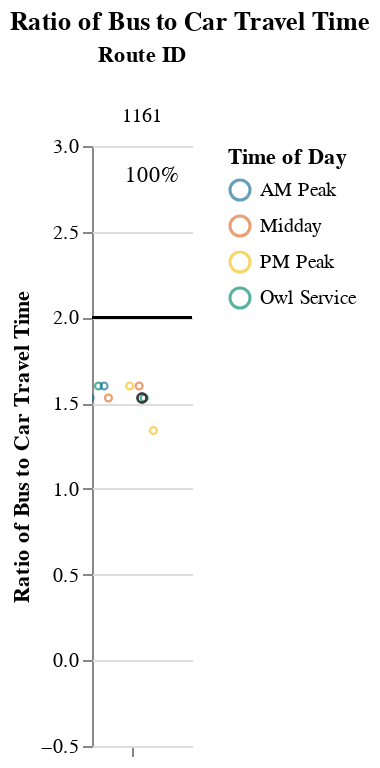
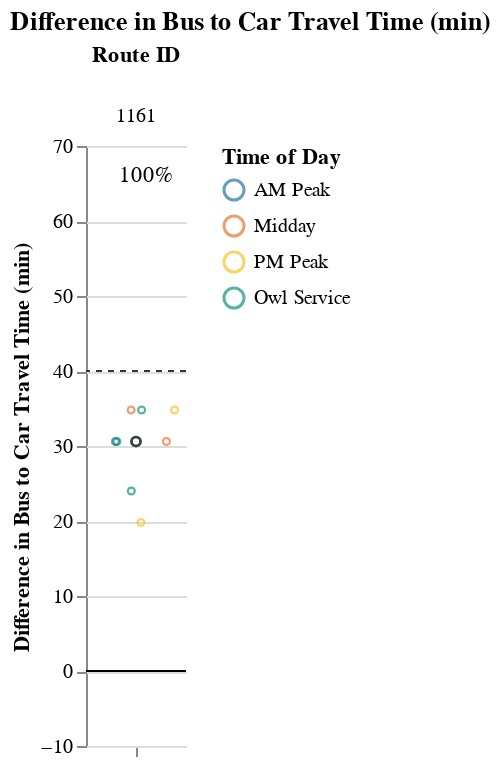

Write notebook code for charts like these, in order.
### Markdown cell above
### Long Routes (> 1.5 hrs)

### Code cell
route_group = "long"
try:
    display_charts_for_route_group(df, route_group)
except:
    print("No routes meet this criteria.")

### Figure 1 — Vega-Lite specification as saved in the notebook (floating-point values rounded to 4 significant figures)
{"config": {"view": {"continuousWidth": 400, "continuousHeight": 300, "stroke": null}, "facet": {"spacing": 0}}, "data": {"name": "data-59b2302dc6e4d3b7fe3033e1f94b8ee9"}, "facet": {"column": {"field": "route_id", "sort": ["1161"], "title": "Route ID", "type": "nominal"}}, "spec": {"layer": [{"mark": "rule", "encoding": {"color": {"value": "black"}, "y": {"field": "cutoff", "type": "quantitative"}}, "selection": {"selector005": {"type": "interval", "bind": "scales", "encodings": ["x", "y"]}}}, {"mark": {"type": "point", "opacity": 0.65, "size": 12, "strokeWidth": 1.1}, "encoding": {"color": {"field": "time_of_day", "scale": {"range": ["#136C97", "#E16B26", "#F6BF16", "#00896B", "#7790A3", "#5B559C"]}, "sort": ["AM Peak", "Midday", "PM Peak", "Owl Service"], "title": "Time of Day", "type": "nominal"}, "tooltip": [{"field": "route_id", "type": "nominal"}, {"field": "route_name", "type": "nominal"}, {"field": "trip_id", "type": "nominal"}, {"field": "service_hours", "type": "quantitative"}, {"field": "car_duration_hours", "type": "quantitative"}, {"field": "bus_multiplier", "type": "quantitative"}, {"field": "bus_difference", "type": "quantitative"}, {"field": "num_trips", "type": "quantitative"}, {"field": "num_competitive", "type": "quantitative"}, {"field": "pct_trips_competitive", "type": "quantitative"}, {"field": "p25", "type": "quantitative"}, {"field": "p50", "type": "quantitative"}, {"field": "p75", "type": "quantitative"}], "x": {"axis": {"grid": false, "labels": false, "ticks": true, "values": [0]}, "field": "jitter", "scale": {}, "title": null, "type": "quantitative"}, "y": {"field": "bus_multiplier", "scale": {"domain": [-0.25, 3.0]}, "title": "Ratio of Bus to Car Travel Time", "type": "quantitative"}}, "transform": [{"calculate": "sqrt(-2*log(random()))*cos(2*PI*random())", "as": "jitter"}], "width": 50}, {"layer": [{"mark": {"type": "point", "opacity": 0.6, "size": 20, "strokeWidth": 1.3}, "encoding": {"color": {"value": "#323434"}, "y": {"field": "bus_multiplier", "type": "quantitative"}}, "transform": [{"filter": "(datum.p50_trip === 1)"}]}, {"mark": {"type": "text", "align": "center", "baseline": "middle"}, "encoding": {"color": {"value": "black"}, "text": {"field": "pct_trips_competitive", "format": ".0%", "type": "quantitative"}, "tooltip": [{"field": "route_id", "type": "nominal"}, {"field": "route_name", "type": "nominal"}, {"field": "trip_id", "type": "nominal"}, {"field": "service_hours", "type": "quantitative"}, {"field": "car_duration_hours", "type": "quantitative"}, {"field": "bus_multiplier", "type": "quantitative"}, {"field": "bus_difference", "type": "quantitative"}, {"field": "num_trips", "type": "quantitative"}, {"field": "num_competitive", "type": "quantitative"}, {"field": "pct_trips_competitive", "type": "quantitative"}, {"field": "p25", "type": "quantitative"}, {"field": "p50", "type": "quantitative"}, {"field": "p75", "type": "quantitative"}], "x": {"value": 30}, "y": {"value": 15}}, "transform": [{"calculate": "sqrt(-2*log(random()))*cos(2*PI*random())", "as": "jitter"}, {"filter": "(datum.fastest_trip === 1)"}]}]}]}, "resolve": {"scale": {"y": "shared"}}, "title": "Ratio of Bus to Car Travel Time", "$schema": "https://vega.github.io/schema/vega-lite/v4.17.0.json", "datasets": {"data-59b2302dc6e4d3b7fe3033e1f94b8ee9": [{"calitp_itp_id": 146, "trip_key": -2938986463235106552, "trip_id": "t_1270746_b_33402_tn_0", "shape_id": "p_3083", "route_id": "1161", "service_hours": 1.3, "trip_first_departure_ts": 69900, "trip_last_arrival_ts": 74580, "departure_hour": 19, "time_of_day": "PM Peak", "p25": 1.48, "p50": 1.48, "p75": 1.55, "p50_trip": 0, "fastest_trip": 1, "car_duration_hours": 0.97, "competitive_route": 1, "bus_multiplier": 1.34, "bus_difference": 19.8, "num_trips": 9, "num_competitive": 9, "pct_trips_competitive": 1.0, "bus_difference_spread": 15.0, "route_group": "long", "max_trip_hrs": 1.55, "max_trip_route_group": 1.55, "below_cutoff": 9, "pct_below_cutoff": 1.0, "name": "Kern County", "caltrans_district": "06 - Fresno", "drmt_organization_name": null, "route_name": "Delano - Bakersfield", "cutoff2": 40, "cutoff": 2}, {"calitp_itp_id": 146, "trip_key": -27775948743421188, "trip_id": "t_1270752_b_33402_tn_0", "shape_id": "p_787635", "route_id": "1161", "service_hours": 1.37, "trip_first_departure_ts": 15600, "trip_last_arrival_ts": 20520, "departure_hour": 4, "time_of_day": "Owl Service", "p25": 1.48, "p50": 1.48, "p75": 1.55, "p50_trip": 0, "fastest_trip": 0, "car_duration_hours": 0.97, "competitive_route": 1, "bus_multiplier": 1.41, "bus_difference": 24.0, "num_trips": 9, "num_competitive": 9, "pct_trips_competitive": 1.0, "bus_difference_spread": 15.0, "route_group": "long", "max_trip_hrs": 1.55, "max_trip_route_group": 1.55, "below_cutoff": 9, "pct_below_cutoff": 1.0, "name": "Kern County", "caltrans_district": "06 - Fresno", "drmt_organization_name": null, "route_name": "Delano - Bakersfield", "cutoff2": 40, "cutoff": 2}, {"calitp_itp_id": 146, "trip_key": -7990793653844275569, "trip_id": "t_1270743_b_33402_tn_0", "shape_id": "p_178359", "route_id": "1161", "service_hours": 1.48, "trip_first_departure_ts": 35700, "trip_last_arrival_ts": 41040, "departure_hour": 9, "time_of_day": "AM Peak", "p25": 1.48, "p50": 1.48, "p75": 1.55, "p50_trip": 1, "fastest_trip": 0, "car_duration_hours": 0.97, "competitive_route": 1, "bus_multiplier": 1.53, "bus_difference": 30.6, "num_trips": 9, "num_competitive": 9, "pct_trips_competitive": 1.0, "bus_difference_spread": 15.0, "route_group": "long", "max_trip_hrs": 1.55, "max_trip_route_group": 1.55, "below_cutoff": 9, "pct_below_cutoff": 1.0, "name": "Kern County", "caltrans_district": "06 - Fresno", "drmt_organization_name": null, "route_name": "Delano - Bakersfield", "cutoff2": 40, "cutoff": 2}, {"calitp_itp_id": 146, "trip_key": 2981651922526876918, "trip_id": "t_1270748_b_33402_tn_0", "shape_id": "p_178359", "route_id": "1161", "service_hours": 1.48, "trip_first_departure_ts": 56100, "trip_last_arrival_ts": 61440, "departure_hour": 15, "time_of_day": "Midday", "p25": 1.48, "p50": 1.48, "p75": 1.55, "p50_trip": 1, "fastest_trip": 0, "car_duration_hours": 0.97, "competitive_route": 1, "bus_multiplier": 1.53, "bus_difference": 30.6, "num_trips": 9, "num_competitive": 9, "pct_trips_competitive": 1.0, "bus_difference_spread": 15.0, "route_group": "long", "max_trip_hrs": 1.55, "max_trip_route_group": 1.55, "below_cutoff": 9, "pct_below_cutoff": 1.0, "name": "Kern County", "caltrans_district": "06 - Fresno", "drmt_organization_name": null, "route_name": "Delano - Bakersfield", "cutoff2": 40, "cutoff": 2}, {"calitp_itp_id": 146, "trip_key": 8490347904405264088, "trip_id": "t_1270741_b_33402_tn_0", "shape_id": "p_178359", "route_id": "1161", "service_hours": 1.48, "trip_first_departure_ts": 21000, "trip_last_arrival_ts": 26340, "departure_hour": 5, "time_of_day": "Owl Service", "p25": 1.48, "p50": 1.48, "p75": 1.55, "p50_trip": 1, "fastest_trip": 0, "car_duration_hours": 0.97, "competitive_route": 1, "bus_multiplier": 1.53, "bus_difference": 30.6, "num_trips": 9, "num_competitive": 9, "pct_trips_competitive": 1.0, "bus_difference_spread": 15.0, "route_group": "long", "max_trip_hrs": 1.55, "max_trip_route_group": 1.55, "below_cutoff": 9, "pct_below_cutoff": 1.0, "name": "Kern County", "caltrans_district": "06 - Fresno", "drmt_organization_name": null, "route_name": "Delano - Bakersfield", "cutoff2": 40, "cutoff": 2}, {"calitp_itp_id": 146, "trip_key": 1262263643627312031, "trip_id": "t_1270750_b_33402_tn_0", "shape_id": "p_111843", "route_id": "1161", "service_hours": 1.55, "trip_first_departure_ts": 48900, "trip_last_arrival_ts": 54480, "departure_hour": 13, "time_of_day": "Midday", "p25": 1.48, "p50": 1.48, "p75": 1.55, "p50_trip": 0, "fastest_trip": 0, "car_duration_hours": 0.97, "competitive_route": 1, "bus_multiplier": 1.6, "bus_difference": 34.8, "num_trips": 9, "num_competitive": 9, "pct_trips_competitive": 1.0, "bus_difference_spread": 15.0, "route_group": "long", "max_trip_hrs": 1.55, "max_trip_route_group": 1.55, "below_cutoff": 9, "pct_below_cutoff": 1.0, "name": "Kern County", "caltrans_district": "06 - Fresno", "drmt_organization_name": null, "route_name": "Delano - Bakersfield", "cutoff2": 40, "cutoff": 2}, {"calitp_itp_id": 146, "trip_key": -8012276736357788588, "trip_id": "t_1270747_b_33402_tn_0", "shape_id": "p_111843", "route_id": "1161", "service_hours": 1.55, "trip_first_departure_ts": 63900, "trip_last_arrival_ts": 69480, "departure_hour": 17, "time_of_day": "PM Peak", "p25": 1.48, "p50": 1.48, "p75": 1.55, "p50_trip": 0, "fastest_trip": 0, "car_duration_hours": 0.97, "competitive_route": 1, "bus_multiplier": 1.6, "bus_difference": 34.8, "num_trips": 9, "num_competitive": 9, "pct_trips_competitive": 1.0, "bus_difference_spread": 15.0, "route_group": "long", "max_trip_hrs": 1.55, "max_trip_route_group": 1.55, "below_cutoff": 9, "pct_below_cutoff": 1.0, "name": "Kern County", "caltrans_district": "06 - Fresno", "drmt_organization_name": null, "route_name": "Delano - Bakersfield", "cutoff2": 40, "cutoff": 2}, {"calitp_itp_id": 146, "trip_key": -1436786589014759050, "trip_id": "t_1270744_b_33402_tn_0", "shape_id": "p_111843", "route_id": "1161", "service_hours": 1.55, "trip_first_departure_ts": 72900, "trip_last_arrival_ts": 78480, "departure_hour": 20, "time_of_day": "Owl Service", "p25": 1.48, "p50": 1.48, "p75": 1.55, "p50_trip": 0, "fastest_trip": 0, "car_duration_hours": 0.97, "competitive_route": 1, "bus_multiplier": 1.6, "bus_difference": 34.8, "num_trips": 9, "num_competitive": 9, "pct_trips_competitive": 1.0, "bus_difference_spread": 15.0, "route_group": "long", "max_trip_hrs": 1.55, "max_trip_route_group": 1.55, "below_cutoff": 9, "pct_below_cutoff": 1.0, "name": "Kern County", "caltrans_district": "06 - Fresno", "drmt_organization_name": null, "route_name": "Delano - Bakersfield", "cutoff2": 40, "cutoff": 2}, {"calitp_itp_id": 146, "trip_key": -3446891539184357635, "trip_id": "t_1270740_b_33402_tn_0", "shape_id": "p_111843", "route_id": "1161", "service_hours": 1.55, "trip_first_departure_ts": 28800, "trip_last_arrival_ts": 34380, "departure_hour": 8, "time_of_day": "AM Peak", "p25": 1.48, "p50": 1.48, "p75": 1.55, "p50_trip": 0, "fastest_trip": 0, "car_duration_hours": 0.97, "competitive_route": 1, "bus_multiplier": 1.6, "bus_difference": 34.8, "num_trips": 9, "num_competitive": 9, "pct_trips_competitive": 1.0, "bus_difference_spread": 15.0, "route_group": "long", "max_trip_hrs": 1.55, "max_trip_route_group": 1.55, "below_cutoff": 9, "pct_below_cutoff": 1.0, "name": "Kern County", "caltrans_district": "06 - Fresno", "drmt_organization_name": null, "route_name": "Delano - Bakersfield", "cutoff2": 40, "cutoff": 2}]}}

### Figure 2 — Vega-Lite specification as saved in the notebook (floating-point values rounded to 4 significant figures)
{"config": {"view": {"continuousWidth": 400, "continuousHeight": 300, "stroke": null}, "facet": {"spacing": 0}}, "data": {"name": "data-7fe5b8802313cfdac4aba6ffc6e5b3e6"}, "facet": {"column": {"field": "route_id", "sort": ["1161"], "title": "Route ID", "type": "nominal"}}, "spec": {"layer": [{"mark": "rule", "encoding": {"color": {"value": "black"}, "y": {"field": "cutoff", "type": "quantitative"}}, "selection": {"selector006": {"type": "interval", "bind": "scales", "encodings": ["x", "y"]}}}, {"mark": {"type": "rule", "strokeDash": [3, 3]}, "encoding": {"color": {"value": "#323434"}, "y": {"field": "cutoff2", "type": "quantitative"}}}, {"mark": {"type": "point", "opacity": 0.65, "size": 12, "strokeWidth": 1.1}, "encoding": {"color": {"field": "time_of_day", "scale": {"range": ["#136C97", "#E16B26", "#F6BF16", "#00896B", "#7790A3", "#5B559C"]}, "sort": ["AM Peak", "Midday", "PM Peak", "Owl Service"], "title": "Time of Day", "type": "nominal"}, "tooltip": [{"field": "route_id", "type": "nominal"}, {"field": "route_name", "type": "nominal"}, {"field": "trip_id", "type": "nominal"}, {"field": "service_hours", "type": "quantitative"}, {"field": "car_duration_hours", "type": "quantitative"}, {"field": "bus_multiplier", "type": "quantitative"}, {"field": "bus_difference", "type": "quantitative"}, {"field": "num_trips", "type": "quantitative"}, {"field": "num_competitive", "type": "quantitative"}, {"field": "pct_trips_competitive", "type": "quantitative"}, {"field": "p25", "type": "quantitative"}, {"field": "p50", "type": "quantitative"}, {"field": "p75", "type": "quantitative"}], "x": {"axis": {"grid": false, "labels": false, "ticks": true, "values": [0]}, "field": "jitter", "scale": {}, "title": null, "type": "quantitative"}, "y": {"field": "bus_difference", "scale": {"domain": [-5, 69.6]}, "title": "Difference in Bus to Car Travel Time (min)", "type": "quantitative"}}, "transform": [{"calculate": "sqrt(-2*log(random()))*cos(2*PI*random())", "as": "jitter"}], "width": 50}, {"layer": [{"mark": {"type": "point", "opacity": 0.6, "size": 20, "strokeWidth": 1.3}, "encoding": {"color": {"value": "#323434"}, "y": {"field": "bus_difference", "type": "quantitative"}}, "transform": [{"filter": "(datum.p50_trip === 1)"}]}, {"mark": {"type": "text", "align": "center", "baseline": "middle"}, "encoding": {"color": {"value": "black"}, "text": {"field": "pct_trips_competitive", "format": ".0%", "type": "quantitative"}, "tooltip": [{"field": "route_id", "type": "nominal"}, {"field": "route_name", "type": "nominal"}, {"field": "trip_id", "type": "nominal"}, {"field": "service_hours", "type": "quantitative"}, {"field": "car_duration_hours", "type": "quantitative"}, {"field": "bus_multiplier", "type": "quantitative"}, {"field": "bus_difference", "type": "quantitative"}, {"field": "num_trips", "type": "quantitative"}, {"field": "num_competitive", "type": "quantitative"}, {"field": "pct_trips_competitive", "type": "quantitative"}, {"field": "p25", "type": "quantitative"}, {"field": "p50", "type": "quantitative"}, {"field": "p75", "type": "quantitative"}], "x": {"value": 30}, "y": {"value": 15}}, "transform": [{"calculate": "sqrt(-2*log(random()))*cos(2*PI*random())", "as": "jitter"}, {"filter": "(datum.fastest_trip === 1)"}]}]}]}, "resolve": {"scale": {"y": "shared"}}, "title": "Difference in Bus to Car Travel Time (min)", "$schema": "https://vega.github.io/schema/vega-lite/v4.17.0.json", "datasets": {"data-7fe5b8802313cfdac4aba6ffc6e5b3e6": [{"calitp_itp_id": 146, "trip_key": -2938986463235106552, "trip_id": "t_1270746_b_33402_tn_0", "shape_id": "p_3083", "route_id": "1161", "service_hours": 1.3, "trip_first_departure_ts": 69900, "trip_last_arrival_ts": 74580, "departure_hour": 19, "time_of_day": "PM Peak", "p25": 1.48, "p50": 1.48, "p75": 1.55, "p50_trip": 0, "fastest_trip": 1, "car_duration_hours": 0.97, "competitive_route": 1, "bus_multiplier": 1.34, "bus_difference": 19.8, "num_trips": 9, "num_competitive": 9, "pct_trips_competitive": 1.0, "bus_difference_spread": 15.0, "route_group": "long", "max_trip_hrs": 1.55, "max_trip_route_group": 1.55, "below_cutoff": 9, "pct_below_cutoff": 1.0, "name": "Kern County", "caltrans_district": "06 - Fresno", "drmt_organization_name": null, "route_name": "Delano - Bakersfield", "cutoff2": 40, "cutoff": 0}, {"calitp_itp_id": 146, "trip_key": -27775948743421188, "trip_id": "t_1270752_b_33402_tn_0", "shape_id": "p_787635", "route_id": "1161", "service_hours": 1.37, "trip_first_departure_ts": 15600, "trip_last_arrival_ts": 20520, "departure_hour": 4, "time_of_day": "Owl Service", "p25": 1.48, "p50": 1.48, "p75": 1.55, "p50_trip": 0, "fastest_trip": 0, "car_duration_hours": 0.97, "competitive_route": 1, "bus_multiplier": 1.41, "bus_difference": 24.0, "num_trips": 9, "num_competitive": 9, "pct_trips_competitive": 1.0, "bus_difference_spread": 15.0, "route_group": "long", "max_trip_hrs": 1.55, "max_trip_route_group": 1.55, "below_cutoff": 9, "pct_below_cutoff": 1.0, "name": "Kern County", "caltrans_district": "06 - Fresno", "drmt_organization_name": null, "route_name": "Delano - Bakersfield", "cutoff2": 40, "cutoff": 0}, {"calitp_itp_id": 146, "trip_key": -7990793653844275569, "trip_id": "t_1270743_b_33402_tn_0", "shape_id": "p_178359", "route_id": "1161", "service_hours": 1.48, "trip_first_departure_ts": 35700, "trip_last_arrival_ts": 41040, "departure_hour": 9, "time_of_day": "AM Peak", "p25": 1.48, "p50": 1.48, "p75": 1.55, "p50_trip": 1, "fastest_trip": 0, "car_duration_hours": 0.97, "competitive_route": 1, "bus_multiplier": 1.53, "bus_difference": 30.6, "num_trips": 9, "num_competitive": 9, "pct_trips_competitive": 1.0, "bus_difference_spread": 15.0, "route_group": "long", "max_trip_hrs": 1.55, "max_trip_route_group": 1.55, "below_cutoff": 9, "pct_below_cutoff": 1.0, "name": "Kern County", "caltrans_district": "06 - Fresno", "drmt_organization_name": null, "route_name": "Delano - Bakersfield", "cutoff2": 40, "cutoff": 0}, {"calitp_itp_id": 146, "trip_key": 2981651922526876918, "trip_id": "t_1270748_b_33402_tn_0", "shape_id": "p_178359", "route_id": "1161", "service_hours": 1.48, "trip_first_departure_ts": 56100, "trip_last_arrival_ts": 61440, "departure_hour": 15, "time_of_day": "Midday", "p25": 1.48, "p50": 1.48, "p75": 1.55, "p50_trip": 1, "fastest_trip": 0, "car_duration_hours": 0.97, "competitive_route": 1, "bus_multiplier": 1.53, "bus_difference": 30.6, "num_trips": 9, "num_competitive": 9, "pct_trips_competitive": 1.0, "bus_difference_spread": 15.0, "route_group": "long", "max_trip_hrs": 1.55, "max_trip_route_group": 1.55, "below_cutoff": 9, "pct_below_cutoff": 1.0, "name": "Kern County", "caltrans_district": "06 - Fresno", "drmt_organization_name": null, "route_name": "Delano - Bakersfield", "cutoff2": 40, "cutoff": 0}, {"calitp_itp_id": 146, "trip_key": 8490347904405264088, "trip_id": "t_1270741_b_33402_tn_0", "shape_id": "p_178359", "route_id": "1161", "service_hours": 1.48, "trip_first_departure_ts": 21000, "trip_last_arrival_ts": 26340, "departure_hour": 5, "time_of_day": "Owl Service", "p25": 1.48, "p50": 1.48, "p75": 1.55, "p50_trip": 1, "fastest_trip": 0, "car_duration_hours": 0.97, "competitive_route": 1, "bus_multiplier": 1.53, "bus_difference": 30.6, "num_trips": 9, "num_competitive": 9, "pct_trips_competitive": 1.0, "bus_difference_spread": 15.0, "route_group": "long", "max_trip_hrs": 1.55, "max_trip_route_group": 1.55, "below_cutoff": 9, "pct_below_cutoff": 1.0, "name": "Kern County", "caltrans_district": "06 - Fresno", "drmt_organization_name": null, "route_name": "Delano - Bakersfield", "cutoff2": 40, "cutoff": 0}, {"calitp_itp_id": 146, "trip_key": 1262263643627312031, "trip_id": "t_1270750_b_33402_tn_0", "shape_id": "p_111843", "route_id": "1161", "service_hours": 1.55, "trip_first_departure_ts": 48900, "trip_last_arrival_ts": 54480, "departure_hour": 13, "time_of_day": "Midday", "p25": 1.48, "p50": 1.48, "p75": 1.55, "p50_trip": 0, "fastest_trip": 0, "car_duration_hours": 0.97, "competitive_route": 1, "bus_multiplier": 1.6, "bus_difference": 34.8, "num_trips": 9, "num_competitive": 9, "pct_trips_competitive": 1.0, "bus_difference_spread": 15.0, "route_group": "long", "max_trip_hrs": 1.55, "max_trip_route_group": 1.55, "below_cutoff": 9, "pct_below_cutoff": 1.0, "name": "Kern County", "caltrans_district": "06 - Fresno", "drmt_organization_name": null, "route_name": "Delano - Bakersfield", "cutoff2": 40, "cutoff": 0}, {"calitp_itp_id": 146, "trip_key": -8012276736357788588, "trip_id": "t_1270747_b_33402_tn_0", "shape_id": "p_111843", "route_id": "1161", "service_hours": 1.55, "trip_first_departure_ts": 63900, "trip_last_arrival_ts": 69480, "departure_hour": 17, "time_of_day": "PM Peak", "p25": 1.48, "p50": 1.48, "p75": 1.55, "p50_trip": 0, "fastest_trip": 0, "car_duration_hours": 0.97, "competitive_route": 1, "bus_multiplier": 1.6, "bus_difference": 34.8, "num_trips": 9, "num_competitive": 9, "pct_trips_competitive": 1.0, "bus_difference_spread": 15.0, "route_group": "long", "max_trip_hrs": 1.55, "max_trip_route_group": 1.55, "below_cutoff": 9, "pct_below_cutoff": 1.0, "name": "Kern County", "caltrans_district": "06 - Fresno", "drmt_organization_name": null, "route_name": "Delano - Bakersfield", "cutoff2": 40, "cutoff": 0}, {"calitp_itp_id": 146, "trip_key": -1436786589014759050, "trip_id": "t_1270744_b_33402_tn_0", "shape_id": "p_111843", "route_id": "1161", "service_hours": 1.55, "trip_first_departure_ts": 72900, "trip_last_arrival_ts": 78480, "departure_hour": 20, "time_of_day": "Owl Service", "p25": 1.48, "p50": 1.48, "p75": 1.55, "p50_trip": 0, "fastest_trip": 0, "car_duration_hours": 0.97, "competitive_route": 1, "bus_multiplier": 1.6, "bus_difference": 34.8, "num_trips": 9, "num_competitive": 9, "pct_trips_competitive": 1.0, "bus_difference_spread": 15.0, "route_group": "long", "max_trip_hrs": 1.55, "max_trip_route_group": 1.55, "below_cutoff": 9, "pct_below_cutoff": 1.0, "name": "Kern County", "caltrans_district": "06 - Fresno", "drmt_organization_name": null, "route_name": "Delano - Bakersfield", "cutoff2": 40, "cutoff": 0}, {"calitp_itp_id": 146, "trip_key": -3446891539184357635, "trip_id": "t_1270740_b_33402_tn_0", "shape_id": "p_111843", "route_id": "1161", "service_hours": 1.55, "trip_first_departure_ts": 28800, "trip_last_arrival_ts": 34380, "departure_hour": 8, "time_of_day": "AM Peak", "p25": 1.48, "p50": 1.48, "p75": 1.55, "p50_trip": 0, "fastest_trip": 0, "car_duration_hours": 0.97, "competitive_route": 1, "bus_multiplier": 1.6, "bus_difference": 34.8, "num_trips": 9, "num_competitive": 9, "pct_trips_competitive": 1.0, "bus_difference_spread": 15.0, "route_group": "long", "max_trip_hrs": 1.55, "max_trip_route_group": 1.55, "below_cutoff": 9, "pct_below_cutoff": 1.0, "name": "Kern County", "caltrans_district": "06 - Fresno", "drmt_organization_name": null, "route_name": "Delano - Bakersfield", "cutoff2": 40, "cutoff": 0}]}}
